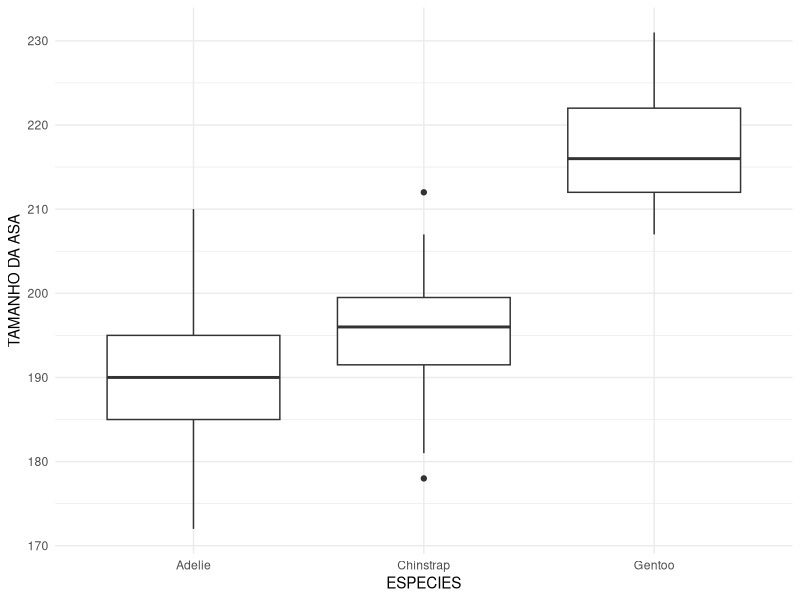
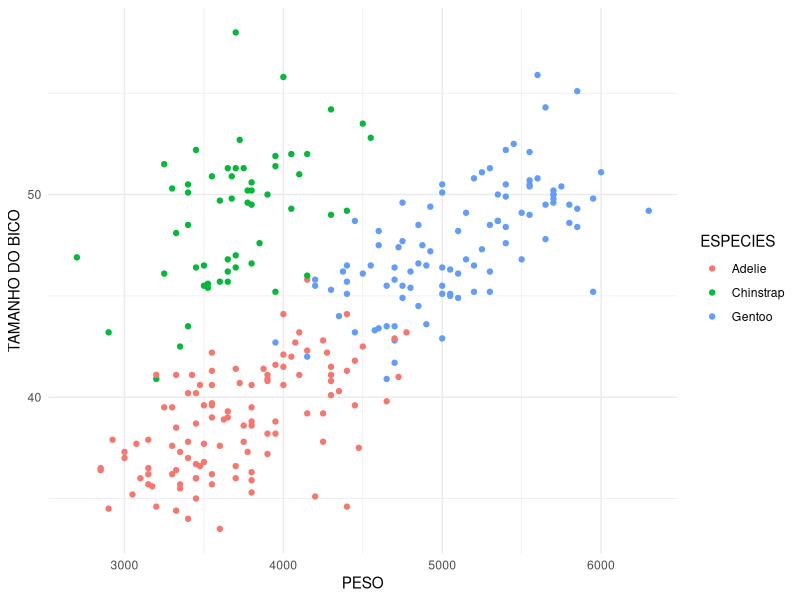

Generate these figures, in order, with R:
## ---- chunk 1

library(palmerpenguins) #LENDO O PACOTE
pinguins <- penguins
str(pinguins)

## ---- chunk 2
summary(pinguins)
## ---- chunk 3
pinguins <- na.omit(pinguins)
summary(pinguins)
## ---- chunk 4
pinguins <- pinguins[sample(nrow(pinguins)),]

n <- round(0.8 * nrow(pinguins))

treino <- pinguins[(1:n),]
teste <- pinguins[-(1:n),]
## ---- chunk 5

#1. Crie um gráfico boxplot eixo x especies e y tamanho da asa
#2. grafico de pontos, x = peso, y = tamanho do bico, colorir por especie

library(ggplot2)

ggplot(data = treino, mapping = aes(x = species, y = flipper_length_mm)) + geom_boxplot() + theme_minimal()+ labs(x = "ESPECIES", y = "TAMANHO DA ASA", color = "ESPECIES")

## ---- chunk 6

ggplot(data = treino, mapping = aes(x = body_mass_g, y = bill_length_mm, color = species)) + geom_point() + theme_minimal() + labs(x = "PESO", y = "TAMANHO DO BICO", color = "ESPECIES")

## ---- chunk 7

distancias <- c()

for(k in 1:nrow(treino)){
  
  distancias[k] <- sqrt((teste$body_mass_g[1] - treino$body_mass_g[k])**2 + (teste$bill_length_mm[1] - treino$bill_length_mm[k])**2) 
  
}

treino$species[order(distancias)[1]]
teste$species[1]
## ---- chunk 8

classificacao <- c()

for(j in 1:nrow(teste)){
  
  distancias <- c()

  for(k in 1:nrow(treino)){
  
    distancias[k] <- sqrt((teste$body_mass_g[j] - treino$body_mass_g[k])**2 + (teste$bill_length_mm[j] - treino$bill_length_mm[k])**2) 
  
  }

  classificacao[j] <- as.character(treino$species[order(distancias)[1]])
  
}

mean(teste$species == classificacao)
